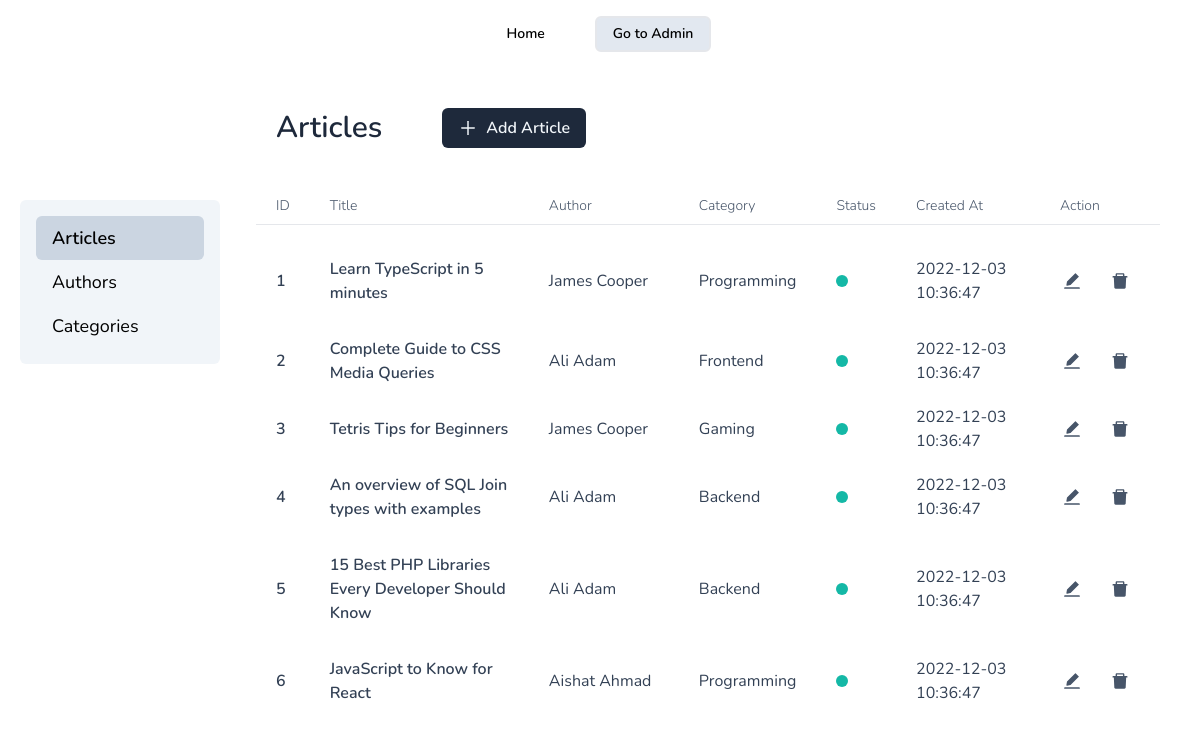
The page /admin/articles on the database its author committed.
### tables this page shows
CREATE TABLE IF NOT EXISTS articles (
  id INT NOT NULL AUTO_INCREMENT,
  title VARCHAR(255) NOT NULL,
  content TEXT NOT NULL,
  status VARCHAR(255) NOT NULL,
  author_id INT,
  category_id INT,
  created_at DATETIME DEFAULT CURRENT_TIMESTAMP,
  PRIMARY KEY (id),
  FOREIGN KEY (author_id) REFERENCES authors(id) ON DELETE SET NULL,
  FOREIGN KEY (category_id) REFERENCES categories(id) ON DELETE SET NULL,
  UNIQUE (title)
);

CREATE TABLE IF NOT EXISTS authors (
  id INT NOT NULL AUTO_INCREMENT,
  name VARCHAR(255) NOT NULL,
  email VARCHAR(255) NOT NULL,
  PRIMARY KEY (id),
  UNIQUE (email)
);

CREATE TABLE IF NOT EXISTS categories (
  id INT NOT NULL AUTO_INCREMENT,
  name VARCHAR(255) NOT NULL,
  PRIMARY KEY (id),
  UNIQUE (name)
);

### public/admin/articles/index.php (called while the page is built, shortened)
<?php
try {
  include __DIR__ . '/../../../classes/Article.php';
  $article = new Article();
  $articles = $article->getArticles();
  include __DIR__ . '/../../../views/admin/articles/index.php';
} catch (PDOException $e) {
  $title = 'An error has occurred';
  $output = 'Database error: ' . $e->getMessage() . ' in ' .
    $e->getFile() . ':' . $e->getLine();
}
include __DIR__ . '/../../../views/layout.php';

### classes/Article.php (called while the page is built, shortened)
<?php
require_once __DIR__ . '/Database.php';
class Article
{
  private $pdo;
  public function __construct()
  {
    $db = new Database();
    $this->pdo = $db->connect();
  }
  public function getArticles()
  {
    $stmt = $this->pdo->prepare('SELECT articles.id, title, content, status, created_at, categories.name as category_name, authors.name as author_name
    FROM articles
    LEFT JOIN categories ON articles.category_id = categories.id
    LEFT JOIN authors ON articles.author_id = authors.id
    ORDER BY articles.id');
    $stmt->execute();
    return  $stmt->fetchAll();
  }
}

### classes/Database.php (called while the page is built)
<?php
class Database
{
  public function connect()
  {
    return new PDO(
      'mysql:host=localhost; dbname=blog; charset=utf8mb4',
      'root',
      ''
    );
  }
}

### views/admin/articles/index.php (the view, shortened to what this page needs)
<table>
  <thead class='border-b-[1px] text-sm text-slate-600'>
    <tr class='[&>*]:px-5 [&>*]:text-left [&>*]:font-light'>
      <th class='py-2'>ID</th>
      <th>Title</th>
      <th class="min-w-[150px]">Author</th>
      <th>Category</th>
      <th>Status</th>
      <th>Created At</th>
      <th class="translate-x-2">Action</th>
    </tr>
  </thead>
  <tbody class='translate-y-4 text-slate-700'>
    <?php foreach ($articles as $article) : ?>
    <tr class='rounded-md pt-5 hover:bg-slate-100 [&>*]:px-5'>
      <td class='rounded-l-md py-4 font-semibold'><?= $article['id'] ?></td>
      <td class='py-4 font-semibold'><?= $article['title'] ?></td>
      <td><?= $article['author_name'] ?></td>
      <td><?= $article['category_name'] ?></td>
      <td>
        <div title='<?= $article['status'] === 'Published' ? 'Published' : 'Draft' ?>'
          class='h-3 w-3 rounded-full <?= $article['status'] === 'Published' ? 'bg-teal-500' : 'bg-slate-300' ?>'>
        </div>
      </td>
      <td><?= $article['created_at'] ?></td>
      <td class='rounded-r-md'>
        <form method="post" class='flex items-center gap-2'>
          <a href="/admin/articles/add.php?id=<?= $article['id'] ?>" name="edit" title='edit article'
            class="hover:bg-slate-300 p-2.5 transition [&:hover_svg]:text-blue-700 rounded-full">
          </a>
          <button type='submit' name="delete" title='delete article'
            class="hover:bg-slate-300 p-2.5 transition [&:hover_svg]:text-red-700 rounded-full">
          </button>
        </form>
      </td>
    </tr>
    <?php endforeach; ?>
  </tbody>
</table>

### views/header.php (style rules this page uses)
html { font-family: 'Nunito', sans-serif; }
body { margin-bottom: 5rem; }

### rows shown on the page
articles: id "1", title "Learn TypeScript in 5 minutes", author.name "James Cooper", category.name "Programming", created_at "2022-12-03 10:36:47"
articles: id "2", title "Complete Guide to CSS Media Queries", author.name "Ali Adam", category.name "Frontend", created_at "2022-12-03 10:36:47"
articles: id "3", title "Tetris Tips for Beginners", author.name "James Cooper", category.name "Gaming", created_at "2022-12-03 10:36:47"
articles: id "4", title "An overview of SQL Join types with examples", author.name "Ali Adam", category.name "Backend", created_at "2022-12-03 10:36:47"
articles: id "5", title "15 Best PHP Libraries Every Developer Should Know", author.name "Ali Adam", category.name "Backend", created_at "2022-12-03 10:36:47"
articles: id "6", title "JavaScript to Know for React", author.name "Aishat Ahmad", category.name "Programming", created_at "2022-12-03 10:36:47"

### other values the page prints
$navItem "Articles"
$navItem "Authors"
$navItem "Categories"
$title "Articles"
$titleSingular[$title] "Article"
